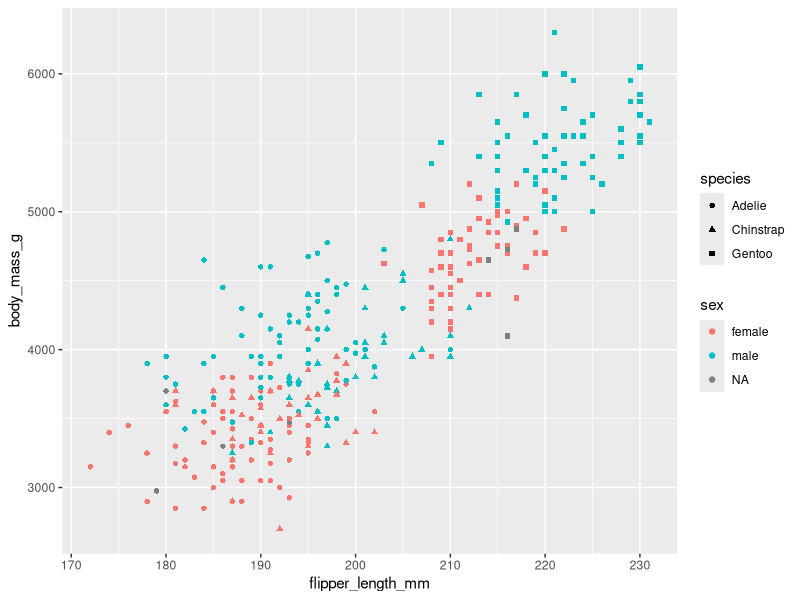
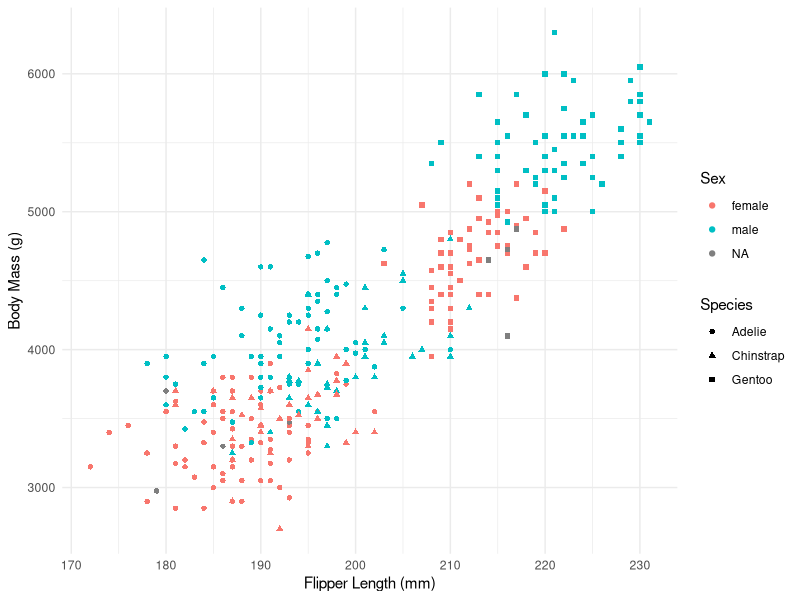

These figures' R source, in order:

            library(ggplot2)
            library(palmerpenguins)
            built_answer <- tryCatch(
                {
                    set.seed(42)
                    ggplot(penguins, aes(x = flipper_length_mm, y = body_mass_g, colour = sex, shape = species)) + geom_point()
                    suppressWarnings(
                        if (!file.exists("/sandbox/figures/body-mass_flipper-length_scatter_colour_sex_shape_species_answer.png")) {
                            ggsave(
                                width = 3,
                                height = 3,
                                "/sandbox/figures/body-mass_flipper-length_scatter_colour_sex_shape_species_answer.png"
                            )
                        }
                    )
                    suppressWarnings(
                        ggplot_build(last_plot())
                    )
                },
                error = function(e) {
                    'ERROR'
                }
            )
            built_submission <- tryCatch(
                {
                    set.seed(42)
                    ggplot(penguins, aes(x = flipper_length_mm, y = body_mass_g, color = sex, shape = species)) +

  geom_point() +

  labs(x = "Flipper Length (mm)", y = "Body Mass (g)", color = "Sex", shape = "Species") +

  theme_minimal()
                    suppressWarnings(
                        ggsave(
                            width = 3,
                            height = 3,
                            "figures/body-mass_flipper-length_scatter_colour_sex_shape_species_submission_phi4mini.png"
                        )
                    )
                    suppressWarnings(
                        ggplot_build(last_plot())
                    )
                },
                error = function(e) {
                    'ERROR'
                }
            )
            cat(isTRUE(all.equal(built_answer, built_submission)))
        
